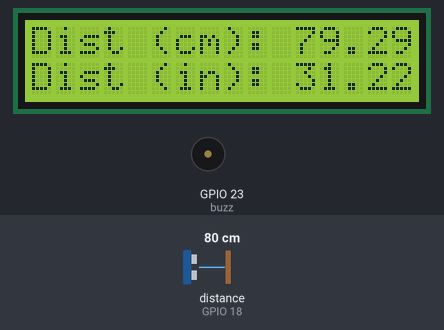
Simulated run of this sketch. Board: ESP32. Parts: 16×2 character LCD, buzzer (waves = sounding, pin HIGH). Wiring (inferred from the names in the program): ultrasonic range finder: trigger GPIO 5; echo GPIO 18. The inputs (shaded band) are chosen by the test bench; at power-on: distance to the obstacle (sensor on GPIO 18) 80 cm. The echo pulse lasts 58.3 µs per cm; pins used as bus, display or sensor lines are not drawn; what the sketch prints to the serial monitor is not drawn.

Above: at 1.2 s.
1.3 s: distance to the obstacle (sensor on GPIO 18) set to 22 cm
At 2.5 s:
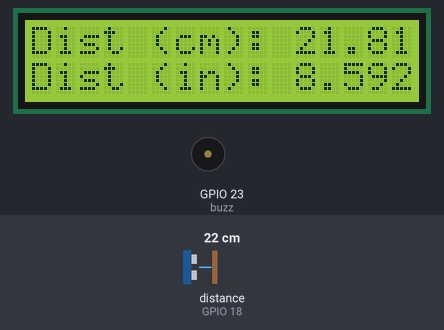
3.6 s: distance to the obstacle (sensor on GPIO 18) set to 18 cm
At 5.2 s:
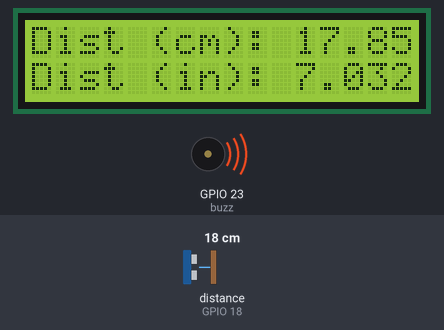
5.7 s: distance to the obstacle (sensor on GPIO 18) set to 2 cm
At 6.6 s:
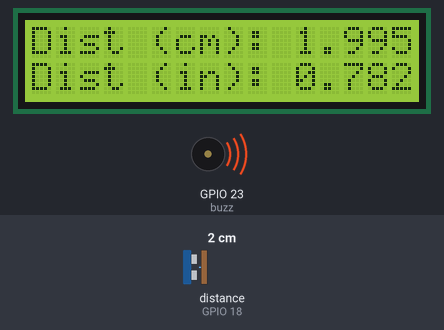
Timing chart, 0 to 8.7 s (numbered marks = the images above; inputs shaded):
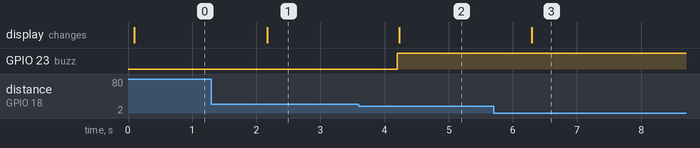

The sketch:

ESP32_Sonar_Dist_w_buzzer.ino
```cpp
#include <Wire.h>
#include <LiquidCrystal_I2C.h>

const int trigPin = 5;
const int echoPin = 18;

const int SDA_PIN = 21;
const int SCL_PIN = 22;

const int buzz = 23;

//define sound speed in cm/uS
#define SOUND_SPEED 0.034
#define CM_TO_INCH 0.393701

long duration;
float distanceCm;
float distanceInch;

//set LCD address to 0x27 for a 16 chars and 2 line display
LiquidCrystal_I2C lcd(0x27, 16, 2);

void setup() {
  Serial.begin(115200);
  pinMode(trigPin, OUTPUT);
  pinMode(echoPin, INPUT);
  pinMode(buzz, OUTPUT);

  Wire.begin(SDA_PIN, SCL_PIN);
  lcd.begin(16, 2);
  lcd.backlight();
}

void loop() {
  //clears the trigpin
  digitalWrite(trigPin, LOW);
  delayMicroseconds(2);

  //sets the trigpin to high for 10uS
  digitalWrite(trigPin, HIGH);
  delayMicroseconds(10);
  digitalWrite(trigPin, LOW);

  //reads the echo pin and stores the wave travel time in the 'duration' variable
  duration = pulseIn(echoPin, HIGH);
  //calculate distance
  distanceCm = duration * SOUND_SPEED/2;
  //convert cm to inches
  distanceInch = distanceCm * CM_TO_INCH;

  if (distanceCm < 20) {
    digitalWrite(buzz, HIGH);
  } else {
    digitalWrite(buzz, LOW);
  }

  // brint outbut
  Serial.print("Distance (cm): ");
  Serial.println(distanceCm);
  Serial.print("Distance (inch): ");
  Serial.println(distanceInch);
  Serial.println("");

  lcd.setCursor(0, 0);
  lcd.print("Dist (cm): ");
  lcd.print(distanceCm);
  lcd.setCursor(0, 1);
  lcd.print("Dist (in): ");
  lcd.print(distanceInch);

  delay(1000);
}
```

Measured:
- the behaviour switches between 21 and 20 cm on distance to the obstacle (sensor on GPIO 18) (found by bisection; images 1 and 2)
- after the input at 1.3 s, the display: changes after 0.87 s (image 1)
- after the input at 3.6 s, GPIO 23 (buzz): LOW → HIGH after 0.60 s; the display: changes after 0.63 s (image 2)
- after the input at 5.7 s, the display: changes after 0.59 s (image 3)
